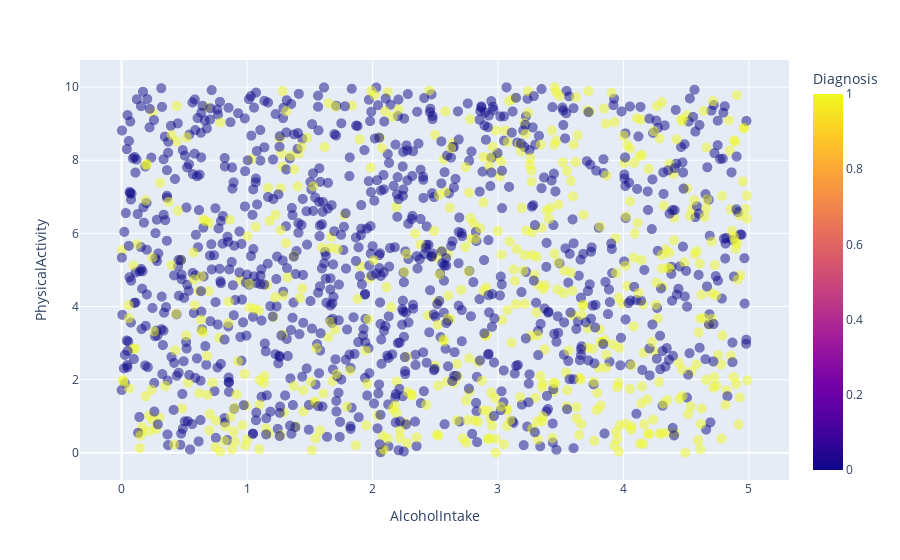

Notebook code cell kept with this figure:
### Code cell
fig = px.scattber(df, x="AlcoholIntake", y="PhysicalActivity",\
                 color="Diagnosis", color_discrete_sequence=px.colors.qualitative.Alphabet, \
                opacity = 0.5)

fig.update_traces(marker={'size':10})
fig.show()

### Figure 1 — Plotly figure (JSON) as saved in the notebook; plotly's stock layout.template omitted (floating-point values rounded to 4 significant figures; data arrays with more than 128 entries replaced by an {"elided": "..."} marker saying what was removed)
{"data": [{"hovertemplate": "AlcoholIntake=%{x}<br>PhysicalActivity=%{y}<br>Diagnosis=%{marker.color}<extra></extra>", "legendgroup": "", "marker": {"color": {"elided": "1500 int values"}, "coloraxis": "coloraxis", "opacity": 0.5, "size": 10, "symbol": "circle"}, "mode": "markers", "name": "", "showlegend": false, "type": "scattergl", "x": {"elided": "1500 float values"}, "xaxis": "x", "y": {"elided": "1500 float values"}, "yaxis": "y"}], "layout": {"autosize": true, "coloraxis": {"colorbar": {"title": {"text": "Diagnosis"}}, "colorscale": [[0, "#0d0887"], [0.1111, "#46039f"], [0.2222, "#7201a8"], [0.3333, "#9c179e"], [0.4444, "#bd3786"], [0.5556, "#d8576b"], [0.6667, "#ed7953"], [0.7778, "#fb9f3a"], [0.8889, "#fdca26"], [1, "#f0f921"]]}, "legend": {"tracegroupgap": 0}, "margin": {"t": 60}, "xaxis": {"anchor": "y", "autorange": true, "domain": [0, 1], "range": [-0.319, 5.307], "title": {"text": "AlcoholIntake"}, "type": "linear"}, "yaxis": {"anchor": "x", "autorange": true, "domain": [0, 1], "range": [-0.9268, 10.92], "title": {"text": "PhysicalActivity"}, "type": "linear"}}}
